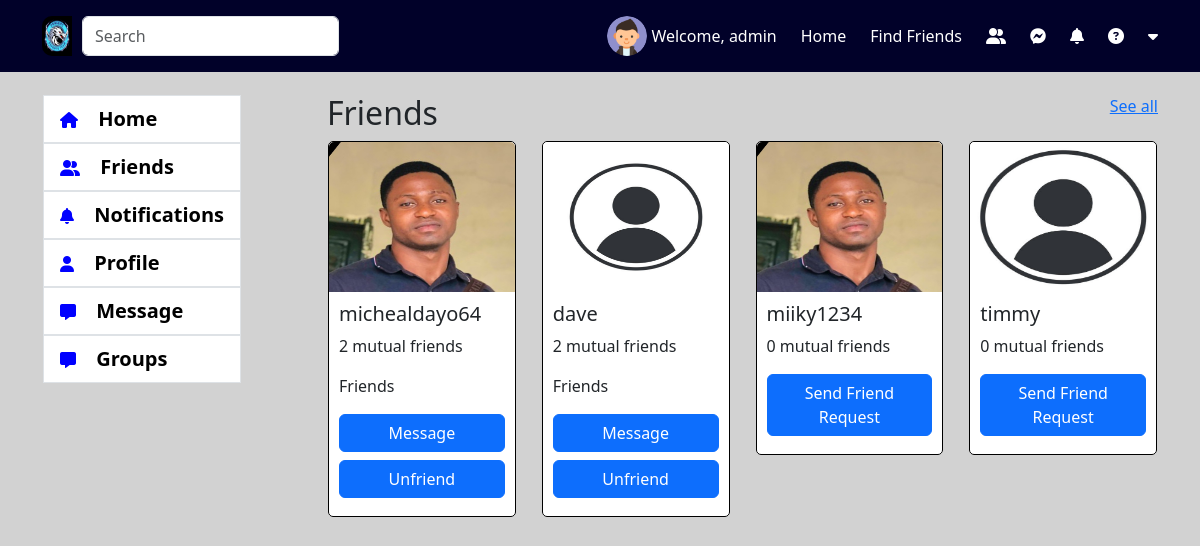
The app's page /friend/ (signed in), older data.
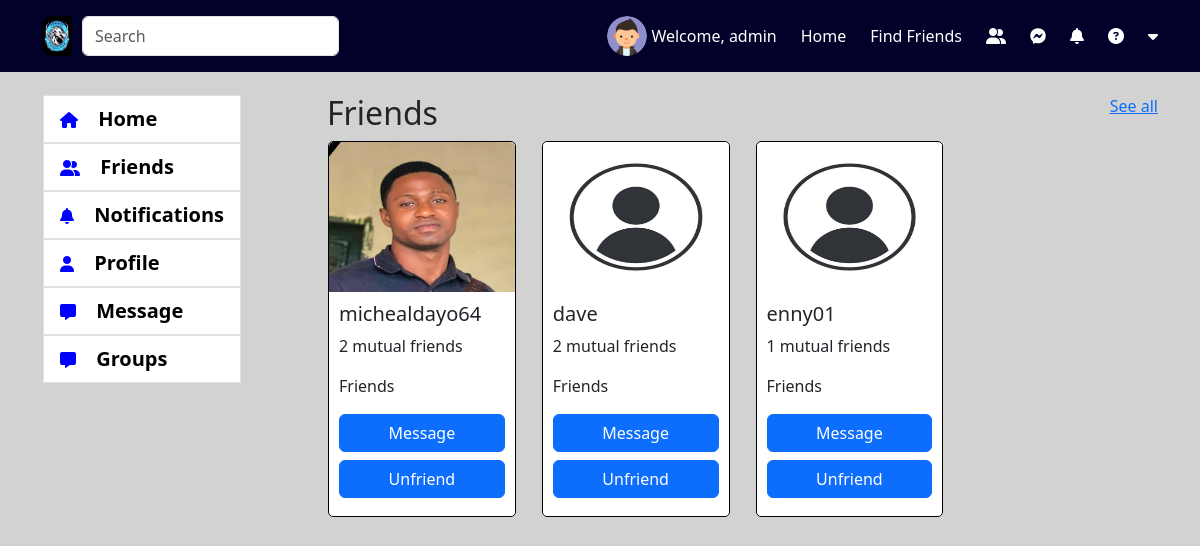
The same page, newer data.
### account/models.py (models this page shows, shortened)
class Accounts(AbstractBaseUser):
    email = models.EmailField(verbose_name="email", max_length=60, unique=True)
    username = models.CharField(max_length=30, unique=True)
    first_name = models.CharField(max_length=30, null=True, blank=True)
    last_name = models.CharField(max_length=30, null=True, blank=True)
    date_joined = models.DateTimeField(
        verbose_name='date joined', auto_now_add=True)
    last_login = models.DateTimeField(verbose_name='last login', auto_now=True)
    is_admin = models.BooleanField(default=False)
    is_active = models.BooleanField(default=True)
    is_staff = models.BooleanField(default=False)
    is_superuser = models.BooleanField(default=False)
    profile_image = models.ImageField(max_length=255, upload_to=get_profile_image_filepath,
                                      null=True, blank=True, default=get_default_profile_image)
    hide_email = models.BooleanField(default=True)
    uid = models.CharField(max_length=225, blank=True, null=True)
    USERNAME_FIELD = 'email'
    REQUIRED_FIELDS = ['username']
    objects = MyAccountManager()

### friend_app/views.py (the view)
# urls.py: path('', friend_index, name='friend-index'),
def friend_index(request):
    user = request.user
    context = {}
    if user.is_authenticated:
        user_id = user.id
        all_user = Accounts.objects.exclude(id=user_id)
        accounts = []
        for account in all_user:
            try:
                auth_user_friend_list = FriendsList.objects.get(user=account)
                friends = auth_user_friend_list.friends.all()
            except FriendsList.DoesNotExist:
                auth_user_friend_list = FriendsList(user=account)
                auth_user_friend_list.save()
            if friends.filter(pk=user.id):
                is_friend = True
            else:
                is_friend = False
            request_sent = FriendRequestStatus.NO_REQUEST_SENT.value
            pending_friend_request_id = None
            if get_friend_request_or_false(sender=account, reciever=user) != False:
                request_sent = FriendRequestStatus.THEM_SENT_TO_YOU.value
                pending_friend_request_id = get_friend_request_or_false(
                    sender=account, reciever=user
                ).id
            elif get_friend_request_or_false(sender=user, reciever=account) != False:
                request_sent = FriendRequestStatus.YOU_SENT_TO_THEM.value
            else:
                request_sent = FriendRequestStatus.NO_REQUEST_SENT.value
            accounts.append(
                (account, is_friend, auth_user_friend_list.friends.all().count(), request_sent, pending_friend_request_id))
        context = {
            'accounts': accounts
        }
        return render(request, 'friend_app/friend.html', context)
    else:
        print("User not authenticated")
    return render(request, 'friend_app/friend.html', context)

### account/views.py (called while the page is built)
def get_tokens_for_user(user):
    refresh = RefreshToken.for_user(user)
    return {
        'token': {
            'refresh': str(refresh),
            'access': str(refresh.access_token),
        },
        'msg': 'Login Successfully'
    }

### friend_app/utils.py (called while the page is built)
def get_friend_request_or_false(sender, reciever):
    try:
        return FriendRequest.objects.get(sender = sender, reciever = reciever, is_active = True)
    except FriendRequest.DoesNotExist:
        return False

### notification_app/context_processors.py (called while the page is built)
def get_user_token(request):
    user = request.user
    return {'user_access_token': get_tokens_for_user(user)['token']['access']}

### friend_app/templates/friend_app/friend.html (shortened to what this page needs)
{% extends 'base.html' %}
{% load static %}
{% block content %}
<br>
    <div class="row">
      <div class="col-12 col-md-3 friend-left-container">
        {% include 'snippets/left-menu.html' %}
      </div>
      <div class="col-12 col-md-9 mx-auto">
        <div class="row">
            <div class="d-flex justify-content-between">
              <h2>Friends</h2>
              <a href="#">See all</a>
            </div>
        </div>
        <div class="row pb-2">
          {% for account in accounts %}
          <div class="col-6 col-sm-4 col-md-3">
            <div class="card">
              <div class="all-friend">
                <a href="{% url 'friend-detail' account.0.pk %}"><img src="{{ account.0.profile_image.url }}" alt="" srcset=""></a>
                <div class="user-detail">
                  <h5>{{ account.0.username }}</h5>
                  {% if account.1 == True %}
                    <p>{{ account.2 }} mutual friends</p>
                    <p>Friends</p>
                    <a href="" class="btn btn-primary w-100 mb-2" onclick="createOrReturnPrivateChat('{{ account.0.id }}')">Message</a>
                    <a href="{% url 'remove_friend' account.0.id %}" class="btn btn-primary w-100 mb-2">Unfriend</a>
                  {% else %}
                    <p>{{ account.2 }} mutual friends</p>
                    {% if account.3 == 0 %}
                      <a href="{% url 'accept-friend-request' account.4 %}" class="btn btn-primary w-100 mb-2">Accept Request</a>
                      <a href="{% url 'decline-friend-request' account.4 %}" class="btn btn-secondary w-100 mb-2">Decline Request</a>
                    {% elif account.3 == 1 %}
                      <a href="{% url 'cancel_friend_request' account.0.id %}" class="btn btn-secondary w-100 mb-2">Cancel</a>
                    {% else %}
                      <a href="{% url 'send-friend-request' account.0.id %}" class="btn btn-primary w-100 mb-2">Send Friend Request</a>
                    {% endif %}
                  {% endif %}
                </div>
              </div>
            </div>
          </div>
          {% endfor %}
        </div>
      </div>
    </div>
{% endblock %}

### templates/base.html (shortened to what this page needs)
{% load static %}
<!DOCTYPE html>
<html lang="en">
<head>
  <link rel="stylesheet" href="{% static 'css/style.css' %}">
  <link rel="stylesheet" href="{% static 'css/home.css' %}">
  <link rel="stylesheet" href="{% static 'css/left-menu.css' %}">
  <link rel="stylesheet" href="{% static 'css/group-detail.css' %}">
  <link rel="stylesheet" href="{% static 'css/friend.css' %}">
  <link rel="stylesheet" href="https://cdnjs.cloudflare.com/ajax/libs/font-awesome/6.4.0/css/all.min.css"
 />
  <link href="{% static 'css/dist/css/bootstrap.min.css' %}" rel="stylesheet">
  <link rel="stylesheet" href="https://cdnjs.cloudflare.com/ajax/libs/highlight.js/10.2.0/styles/default.min.css"
 />
</head>
<body style="background-color: rgb(210, 210, 210);">
  {% include 'snippets/header.html' %}
  <div class="container wrapper" style="padding-top: 70px; padding-bottom: 20px;">
    {% block content %}
    {% endblock %}
  </div>
</body>
</html>

### templates/snippets/header.html (shortened to what this page needs)
{% load static %}
<nav class="navbar fixed-top top-navbar" id="mynav" data-token="{{ user_access_token }}">
  <div class="container d-flex flex-row justify-content-between" id="myheader">
    <div>
      <div class="d-flex">
        <img src="{% static 'img/logoimage.webp' %}" alt="" srcset=""
          style="width: 40px; height: 40px; padding-right: 10px; border-radius: 10px;">
        <input class="form-control me-2 w-100" type="search" id="input-data" name="q" placeholder="Search"
          aria-label="Search">
      </div>
    </div>
    <div class="menu-left">
      {% if request.user.is_authenticated %}
      <a href="{% url 'profile-index' %}" class="anch">
        <img class="me-1 profile-pic" src="{{ request.user.profile_image.url }}" alt="">
      </a>
      {% else %}
      <img class="me-1 profile-pic" src="{% static 'img/profile_image.png' %}" alt="">
      {% endif %}
      <a href="{% url 'profile-index' %}" class="anch">
        <p class="me-4 mt-3 text-white">Welcome, {{ request.user.username }}</p>
      </a>
      <a href="{% url 'index' %}" class="anch">
        <p class="me-4 mt-3 text-white">Home</p>
      </a>
      <a href="{% url 'friend-index' %}" class="anch">
        <p class="me-4 mt-3 text-white">Find Friends</p>
      </a>
      <a href="#" class="anch">
        <i class="fa-solid fa-user-group me-4 text-white"></i>
      </a>
      <a class="anch" id="btn-chat-notifi">
        <i class="fa-brands fa-facebook-messenger me-4 text-white"></i>
      </a>
      <a class="anch" id="btn-notifi" onclick="setGeneralNotificationsAsRead()">
        <i class="fa-solid fa-bell me-4 text-white"></i>
      </a>
      <a href="#" class="anch">
        <i class="fa-solid fa-circle-question me-4 text-white"></i>
      </a>
      <a href="#" id="logout">
        <i class="fa-solid fa-caret-down text-white"></i>
      </a>
    </div>
  </div>
</nav>

### templates/snippets/general_notifications.html (shortened to what this page needs)
{% load static %}

### templates/snippets/chat_notifications.html (shortened to what this page needs)
{% load static %}

### templates/snippets/left-menu.html (shortened to what this page needs)
<div class="card position-fixed">
    <ul class="list-group">
        <a href="{% url 'index' %}" class="anch">
        <li class="list-group-item menuhover active1">
                <i class="fa-solid fa-house me-3"></i>
          <span>Home</span>
        </li>
    </a>
    <a href="{% url 'friend-index' %}" class="anch">
        <li class="list-group-item menuhover">
                <i class="fa-solid fa-user-group me-3"></i>
                <span>Friends</span>
        </li>
    </a>
    <a href="{% url 'notification-index' %}" class="anch">
        <li class="list-group-item menuhover">
                <i class="fa-solid fa-bell me-3"></i>
          <span>Notifications</span>
        </li>
    </a>
    <a href="{% url 'profile-index' %}" class="anch">
        <li class="list-group-item menuhover">
                <i class="fa-solid fa-user me-3"></i>
          <span>Profile</span>
        </li>
    </a>
    <a href="{% url 'private-chat-room' %}" class="anch">
        <li class="list-group-item menuhover">
                <i class="fa-solid fa-message me-3"></i>
          <span>Message</span>
        </li>
    </a>
    <a href="{% url 'group-list' %}" class="anch">
        <li class="list-group-item menuhover">
                <i class="fa-solid fa-message me-3"></i>
          <span>Groups</span>
        </li>
    </a>
      </ul>
</div>

### static/css/style.css (style rules this page uses)
body { display: block; position: relative; }
.anch { text-decoration: none; cursor: pointer; }
.anch i { color: blue; }
.anch span { color: black; font-weight: bold; font-size: 20px; }
.profile-pic { width: 40px; height: 40px; border-radius: 100%; }
#myheader { position: relative; width: 100%; }
.top-navbar { background-color: rgb(1, 1, 41); }
.menu-left { display: flex; flex-direction: row; align-items: center; }

### static/css/left-menu.css (style rules this page uses)
.menuhover { cursor: pointer; }
.active1 { background-color: rgb(221, 221, 221); }

### static/css/friend.css (style rules this page uses)
.all-friend { width: 100%; border: 1px solid black; border-radius: 5px; display: flex; flex-direction: column; box-shadow: inset; }
.all-friend img { width: 100%; height: 150px; border-top-right-radius: 5px; border-top-left-radius: 5px; }
.all-friend .user-detail { padding: 10px; }

Row changes from the older to the newer data that the page shows:
removed Accounts: profile_image (picture), username "miiky1234", account "0", shows "Send Friend Request"
removed Accounts: profile_image (picture), username "timmy", account "0", shows "Send Friend Request"
added Accounts: profile_image (picture), username "enny01", account "1"
